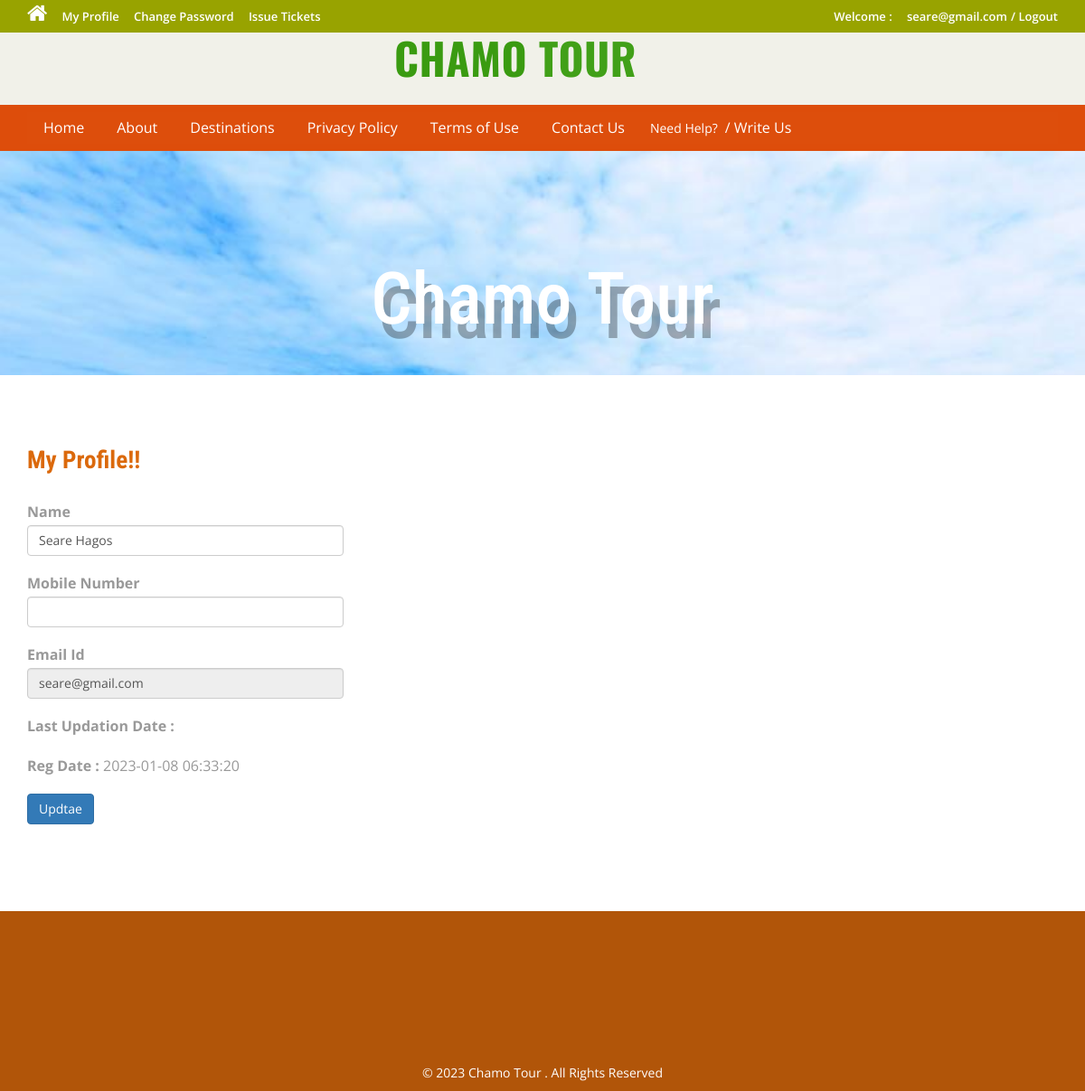
Page /profile.php (signed in) on the committed database.
### tables this page shows
CREATE TABLE `tblusers` (
  `id` int(11) NOT NULL,
  `FullName` varchar(100) DEFAULT NULL,
  `PhoneNumber` char(10) DEFAULT NULL,
  `EmailId` varchar(70) DEFAULT NULL,
  `Password` varchar(100) DEFAULT NULL,
  `RegDate` timestamp NULL DEFAULT current_timestamp(),
  `UpdationDate` timestamp NULL DEFAULT NULL ON UPDATE current_timestamp()
);

### profile.php (the view, shortened to what this page needs)
<?php
include('includes/config.php');
if(strlen($_SESSION['login'])==0)
	{
header('location:index.php');
}
else{
?>
<!DOCTYPE HTML>
<html>
<head>
<link href="css/bootstrap.css" rel='stylesheet' type='text/css' />
<link href="css/style.css" rel='stylesheet' type='text/css' />
<link href="css/font-awesome.css" rel="stylesheet">
<link href="css/animate.css" rel="stylesheet" type="text/css" media="all">
</head>
<body>
<div class="top-header">
<?php include('includes/header.php');?>
<div class="banner-1 ">
	<div class="container">
		<h1 class="wow zoomIn animated animated" data-wow-delay=".3s" style="visibility: visible; animation-delay: 0.5s; animation-name: zoomIn;">Chamo Tour</h1>
	</div>
</div>
<div class="privacy">
	<div class="container">
		<h3 class="wow fadeInDown animated animated" data-wow-delay=".5s" style="visibility: visible; animation-delay: 0.5s; animation-name: fadeInDown;">My Profile!!</h3>
		<form name="chngpwd" method="post">
<?php
$useremail=$_SESSION['login'];
$sql = "SELECT * from tblusers where EmailId=:useremail";
$query = $dbh -> prepare($sql);
$query -> bindParam(':useremail',$useremail, PDO::PARAM_STR);
$query->execute();
$results=$query->fetchAll(PDO::FETCH_OBJ);
if($query->rowCount() > 0)
{
foreach($results as $result)
{	?>
	<p style="width: 350px;">
			<b>Name</b>  <input type="text" name="name" value="<?php echo htmlentities($result->FullName);?>" class="form-control" id="name" required="">
	</p>
<p style="width: 350px;">
<b>Mobile Number</b>
<input type="text" class="form-control" name="mobileno" maxlength="10" value="<?php echo htmlentities($result->MobileNumber);?>" id="mobileno"  required="">
</p>
<p style="width: 350px;">
<b>Email Id</b>
	<input type="email" class="form-control" name="email" value="<?php echo htmlentities($result->EmailId);?>" id="email" readonly>
			</p>
<p style="width: 350px;">
<b>Last Updation Date : </b>
</p>
<p style="width: 350px;">
<b>Reg Date :</b>
<?php echo htmlentities($result->RegDate);?>
			</p>
<?php }} ?>
			<p style="width: 350px;">
<button type="submit" name="submit6" class="btn-primary btn">Updtae</button>
			</p>
			</form>
	</div>
</div>
<?php include('includes/footer.php');?>
</body>
</html>
<?php } ?>

### css/style.css (style rules this page uses)
html, body { font-size: 100%; background: #fff; font-family: 'Open Sans', sans-serif; }
h1,h2,h3,h4,h5,h6 { margin:0; font-family: 'Roboto Condensed', sans-serif; }
p { margin:0; }
.top-header { background-color: #98a300; border-bottom: 0 none; height: 36px; line-height: 35px; }
.banner-1 { background: url(../images/haile.jpg)no-repeat; background-size: cover; -webkit-background-size: cover; -o-background-size: cover; -ms-background-size: cover; -moz-background-size: cover; min-height:200px; }
.banner-1 h1 { font-size: 80px; margin-bottom: 40px; padding: 1.5em 0 0; text-align: center; text-shadow: 0.5rem 1rem rgba(0, 0, 0, 0.3);; color: #ffffff; }
.privacy h3 { color: #db690c; font-size: 1.7em; font-weight: 700; margin-bottom: 1em; }
.privacy { padding: 5em 0; }
.privacy p { font-size: 1em; line-height: 1.8em; color: #999; margin: 1em 0; }

### rows in the picture
tblusers: name "Seare Hagos", email "seare@gmail.com", RegDate "2023-01-08 06:33:20"

### other values in the picture
$_SESSION['login'] "seare@gmail.com"
